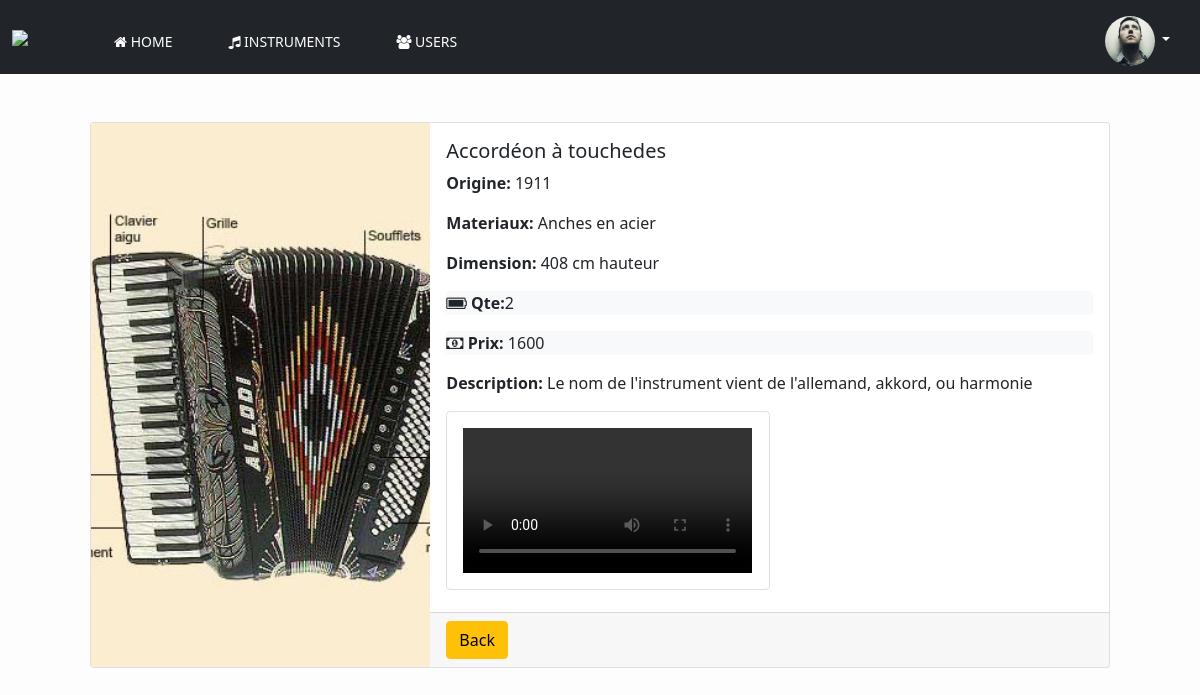
The app's page /instruments/view-instrument.php?id=7 (signed in) with its own data.
### tables this page shows
CREATE TABLE `instruments` (
  `id` int(11) NOT NULL,
  `nom` varchar(255) NOT NULL,
  `origine` varchar(255) NOT NULL,
  `materiaux` varchar(255) NOT NULL,
  `dimension` varchar(255) NOT NULL,
  `photo` varchar(255) NOT NULL,
  `description` varchar(255) NOT NULL,
  `qte` int(11) NOT NULL,
  `prix` float NOT NULL,
  `video` varchar(255) NOT NULL,
  `fammile_id` int(11) NOT NULL,
  `classification_id` int(11) NOT NULL,
  `user_id` int(11) NOT NULL
);

### instruments/view-instrument.php (the view, shortened to what this page needs)
<?php
require_once('../database/connexion.php');
    $id = $_GET['id'];
    $requetViewInstrument =$pdo->prepare("select * from instruments where id=?");
    $requetViewInstrument->execute(array($id));
      $result=$requetViewInstrument->fetch();
?>
<!DOCTYPE html>
<html lang="en">
<head>
    <link href="https://cdn.jsdelivr.net/npm/bootstrap@5.0.2/dist/css/bootstrap.min.css" rel="stylesheet">
    <link href="https://maxcdn.bootstrapcdn.com/font-awesome/4.7.0/css/font-awesome.min.css" rel="stylesheet"/>
    <link rel="stylesheet" href="../css/style.css">
</head>
<body>
<?php require_once('../pages/navbar.php');?>
<div class="container">
<div class="card m-5" >
  <div class="row g-0">
    <div class="col-md-4">
      <div class="h-100" style="background-position: center; background-repeat: no-repeat; background-size: cover; background-image: url(../pages/img/<?php echo $result['photo']; ?>);">
      </div>
    </div>
    <div class="col-md-8">
      <div class="card-body">
        <h5 class="card-title"><?php echo $result['nom']; ?></h5>
        <p class="card-text"><strong>Origine: </strong> <?php echo $result['origine']; ?></p>
        <p class="card-text"><strong>Materiaux: </strong> <?php echo $result['materiaux']; ?></p>
        <p class="card-text"><strong>Dimension: </strong> <?php echo $result['dimension']; ?></p>
        <?php if($result['qte']==0){
echo '<p class="bg-danger rounded text-light"><strong><i class="fa fa-battery-empty" aria-hidden="true"></i>&nbsp;Qte:</strong>'.$result['qte'].'&nbsp;alimenter le stock!</p>';
        }else{
          echo '<p class="bg-light rounded text-dark"><strong><i class="fa fa-battery-full" aria-hidden="true"></i>&nbsp;Qte:</strong>'.$result['qte'].'</p>';
        } ?>
        <p class="bg-light rounded text-dark"><strong><i class="fa fa-money"></i>&nbsp;Prix:</strong> <?php echo $result['prix'];?></p>
        <p class="card-text"><strong>Description: </strong> <?php echo $result['description']; ?></p>
        <video class="w-50  border rounded p-3 " controls >
  <source src="../pages/img/<?php echo $result['video']; ?>" type="video/mp4">
</video>
      </div>
      <div class="card-footer">
      <a class="btn btn-warning" href = "javascript:history.back()" >Back</a>
      </div>
    </div>
  </div>
</div>
</div>
</body>
</html>

### css/style.css (style rules this page uses)
body { background-color: rgb(253, 253, 253); }

### records on screen
instruments: photo (picture), nom "Accordéon à touchedes", origine "1911", materiaux "Anches en acier", dimension "408 cm hauteur", qte "2", prix "1600", description "Le nom de l'instrument vient de l'allemand, akkord, ou harmonie"
